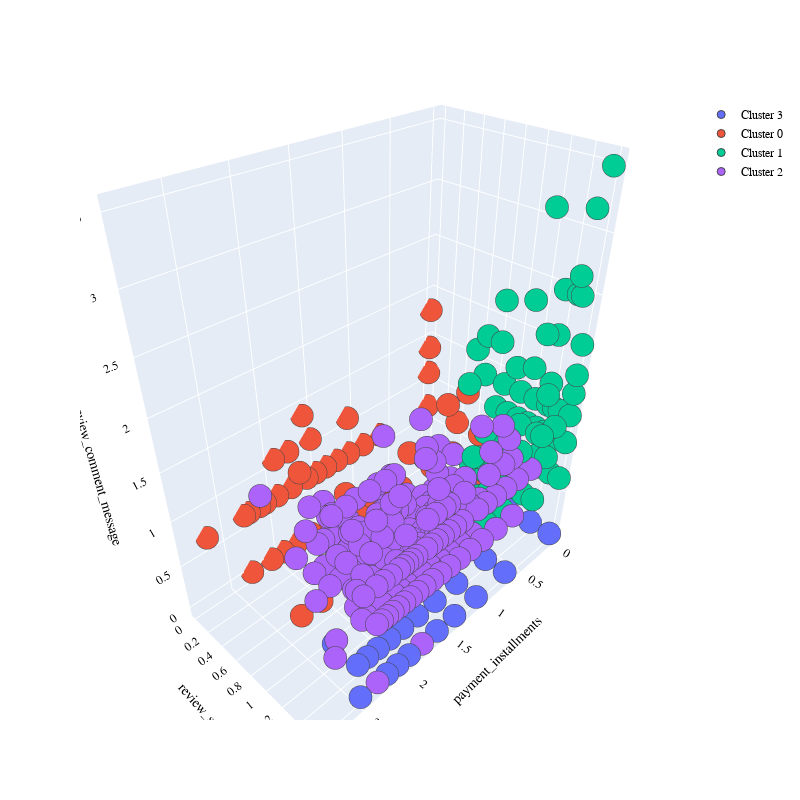

The notebook cell saved with this chart:
### Code cell
import plotly.graph_objects as go

PLOT = go.Figure()

for C in list(data.clusters.unique()):
    
    PLOT.add_trace(go.Scatter3d(x = data[data.clusters == C]['payment_installments'],
                                y = data[data.clusters == C]['review_score'],
                                z = data[data.clusters == C]['review_comment_message'],
                                mode = 'markers', marker_size = 8, marker_line_width = 1,
                                name = 'Cluster ' + str(C)))


PLOT.update_layout(width = 800, height = 800, autosize = True, showlegend = True,
                   scene = dict(xaxis=dict(title = 'payment_installments', titlefont_color = 'black'),
                                yaxis=dict(title = 'review_score', titlefont_color = 'black'),
                                zaxis=dict(title = 'review_comment_message', titlefont_color = 'black')),
                   font = dict(family = "Gilroy", color  = 'black', size = 12))


PLOT.update_yaxes(automargin=True)
PLOT.update_xaxes(automargin=True)

### Figure 1 — Plotly figure (JSON) as saved in the notebook; plotly's stock layout.template omitted (floating-point values rounded to 4 significant figures; data arrays with more than 128 entries replaced by an {"elided": "..."} marker saying what was removed)
{"data": [{"marker": {"line": {"width": 1}, "size": 8}, "mode": "markers", "name": "Cluster 3", "type": "scatter3d", "x": {"elided": "531 float values"}, "y": {"elided": "531 float values"}, "z": {"elided": "531 int values"}}, {"marker": {"line": {"width": 1}, "size": 8}, "mode": "markers", "name": "Cluster 0", "type": "scatter3d", "x": {"elided": "152 float values"}, "y": {"elided": "152 float values"}, "z": {"elided": "152 float values"}}, {"marker": {"line": {"width": 1}, "size": 8}, "mode": "markers", "name": "Cluster 1", "type": "scatter3d", "x": {"elided": "621 float values"}, "y": {"elided": "621 float values"}, "z": {"elided": "621 float values"}}, {"marker": {"line": {"width": 1}, "size": 8}, "mode": "markers", "name": "Cluster 2", "type": "scatter3d", "x": {"elided": "559 float values"}, "y": {"elided": "559 float values"}, "z": {"elided": "559 float values"}}], "layout": {"autosize": true, "font": {"color": "black", "family": "Gilroy", "size": 12}, "height": 800, "scene": {"xaxis": {"title": {"font": {"color": "black"}, "text": "payment_installments"}}, "yaxis": {"title": {"font": {"color": "black"}, "text": "review_score"}}, "zaxis": {"title": {"font": {"color": "black"}, "text": "review_comment_message"}}}, "showlegend": true, "width": 800, "xaxis": {"automargin": true}, "yaxis": {"automargin": true}}}
